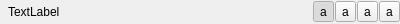
<?xml version="1.0" encoding="UTF-8"?>
<ui version="4.0">
 <class>NETitlebarWidget</class>
 <widget class="QWidget" name="NETitlebarWidget">
  <property name="geometry">
   <rect>
    <x>0</x>
    <y>0</y>
    <width>400</width>
    <height>24</height>
   </rect>
  </property>
  <property name="windowTitle">
   <string>Form</string>
  </property>
  <layout class="QHBoxLayout" name="horizontalLayout_2">
   <property name="spacing">
    <number>1</number>
   </property>
   <property name="leftMargin">
    <number>0</number>
   </property>
   <property name="topMargin">
    <number>0</number>
   </property>
   <property name="rightMargin">
    <number>0</number>
   </property>
   <property name="bottomMargin">
    <number>0</number>
   </property>
   <item>
    <layout class="QHBoxLayout" name="horizontalLayout">
     <property name="spacing">
      <number>1</number>
     </property>
     <property name="sizeConstraint">
      <enum>QLayout::SetMinimumSize</enum>
     </property>
     <item>
      <widget class="QLabel" name="iconLabel">
       <property name="text">
        <string/>
       </property>
       <property name="scaledContents">
        <bool>false</bool>
       </property>
      </widget>
     </item>
     <item>
      <widget class="QLabel" name="label">
       <property name="font">
        <font>
         <kerning>true</kerning>
        </font>
       </property>
       <property name="frameShadow">
        <enum>QFrame::Plain</enum>
       </property>
       <property name="text">
        <string>TextLabel</string>
       </property>
      </widget>
     </item>
     <item>
      <spacer name="horizontalSpacer">
       <property name="orientation">
        <enum>Qt::Horizontal</enum>
       </property>
       <property name="sizeHint" stdset="0">
        <size>
         <width>40</width>
         <height>20</height>
        </size>
       </property>
      </spacer>
     </item>
     <item>
      <widget class="QToolButton" name="dockButton">
       <property name="toolTip">
        <string>Dock/Undock Window</string>
       </property>
       <property name="text">
        <string>a</string>
       </property>
       <property name="icon">
        <iconset resource="neutrino.qrc">
         <normaloff>:/Neutrino/Resources/16/pin.png</normaloff>:/Neutrino/Resources/16/pin.png</iconset>
       </property>
       <property name="iconSize">
        <size>
         <width>8</width>
         <height>8</height>
        </size>
       </property>
       <property name="checkable">
        <bool>true</bool>
       </property>
       <property name="checked">
        <bool>true</bool>
       </property>
      </widget>
     </item>
     <item>
      <widget class="QToolButton" name="minimizeButton">
       <property name="toolTip">
        <string>Hide Window</string>
       </property>
       <property name="text">
        <string>a</string>
       </property>
       <property name="icon">
        <iconset resource="neutrino.qrc">
         <normaloff>:/Neutrino/Resources/16/minimize.png</normaloff>:/Neutrino/Resources/16/minimize.png</iconset>
       </property>
       <property name="iconSize">
        <size>
         <width>8</width>
         <height>8</height>
        </size>
       </property>
       <property name="arrowType">
        <enum>Qt::NoArrow</enum>
       </property>
      </widget>
     </item>
     <item>
      <widget class="QToolButton" name="maximizeButton">
       <property name="toolTip">
        <string>Maximize Window</string>
       </property>
       <property name="text">
        <string>a</string>
       </property>
       <property name="icon">
        <iconset resource="neutrino.qrc">
         <normaloff>:/Neutrino/Resources/16/maximize.png</normaloff>:/Neutrino/Resources/16/maximize.png</iconset>
       </property>
       <property name="iconSize">
        <size>
         <width>8</width>
         <height>8</height>
        </size>
       </property>
       <property name="checkable">
        <bool>true</bool>
       </property>
       <property name="arrowType">
        <enum>Qt::NoArrow</enum>
       </property>
      </widget>
     </item>
     <item>
      <widget class="QToolButton" name="closeButton">
       <property name="toolTip">
        <string>Close Window</string>
       </property>
       <property name="text">
        <string>a</string>
       </property>
       <property name="icon">
        <iconset resource="neutrino.qrc">
         <normaloff>:/Neutrino/Resources/16/cross15.png</normaloff>:/Neutrino/Resources/16/cross15.png</iconset>
       </property>
       <property name="iconSize">
        <size>
         <width>8</width>
         <height>8</height>
        </size>
       </property>
      </widget>
     </item>
    </layout>
   </item>
  </layout>
 </widget>
 <resources>
  <include location="neutrino.qrc"/>
 </resources>
 <connections>
  <connection>
   <sender>minimizeButton</sender>
   <signal>clicked()</signal>
   <receiver>NETitlebarWidget</receiver>
   <slot>hideDock()</slot>
   <hints>
    <hint type="sourcelabel">
     <x>356</x>
     <y>11</y>
    </hint>
    <hint type="destinationlabel">
     <x>199</x>
     <y>11</y>
    </hint>
   </hints>
  </connection>
  <connection>
   <sender>maximizeButton</sender>
   <signal>toggled(bool)</signal>
   <receiver>NETitlebarWidget</receiver>
   <slot>maximizeDock(bool)</slot>
   <hints>
    <hint type="sourcelabel">
     <x>373</x>
     <y>11</y>
    </hint>
    <hint type="destinationlabel">
     <x>199</x>
     <y>11</y>
    </hint>
   </hints>
  </connection>
  <connection>
   <sender>dockButton</sender>
   <signal>toggled(bool)</signal>
   <receiver>NETitlebarWidget</receiver>
   <slot>dock(bool)</slot>
   <hints>
    <hint type="sourcelabel">
     <x>346</x>
     <y>11</y>
    </hint>
    <hint type="destinationlabel">
     <x>199</x>
     <y>11</y>
    </hint>
   </hints>
  </connection>
  <connection>
   <sender>closeButton</sender>
   <signal>clicked()</signal>
   <receiver>NETitlebarWidget</receiver>
   <slot>closeDock()</slot>
   <hints>
    <hint type="sourcelabel">
     <x>391</x>
     <y>11</y>
    </hint>
    <hint type="destinationlabel">
     <x>199</x>
     <y>11</y>
    </hint>
   </hints>
  </connection>
 </connections>
 <slots>
  <slot>dock(bool)</slot>
  <slot>maximizeDock(bool)</slot>
  <slot>hideDock()</slot>
  <slot>closeDock()</slot>
 </slots>
</ui>
